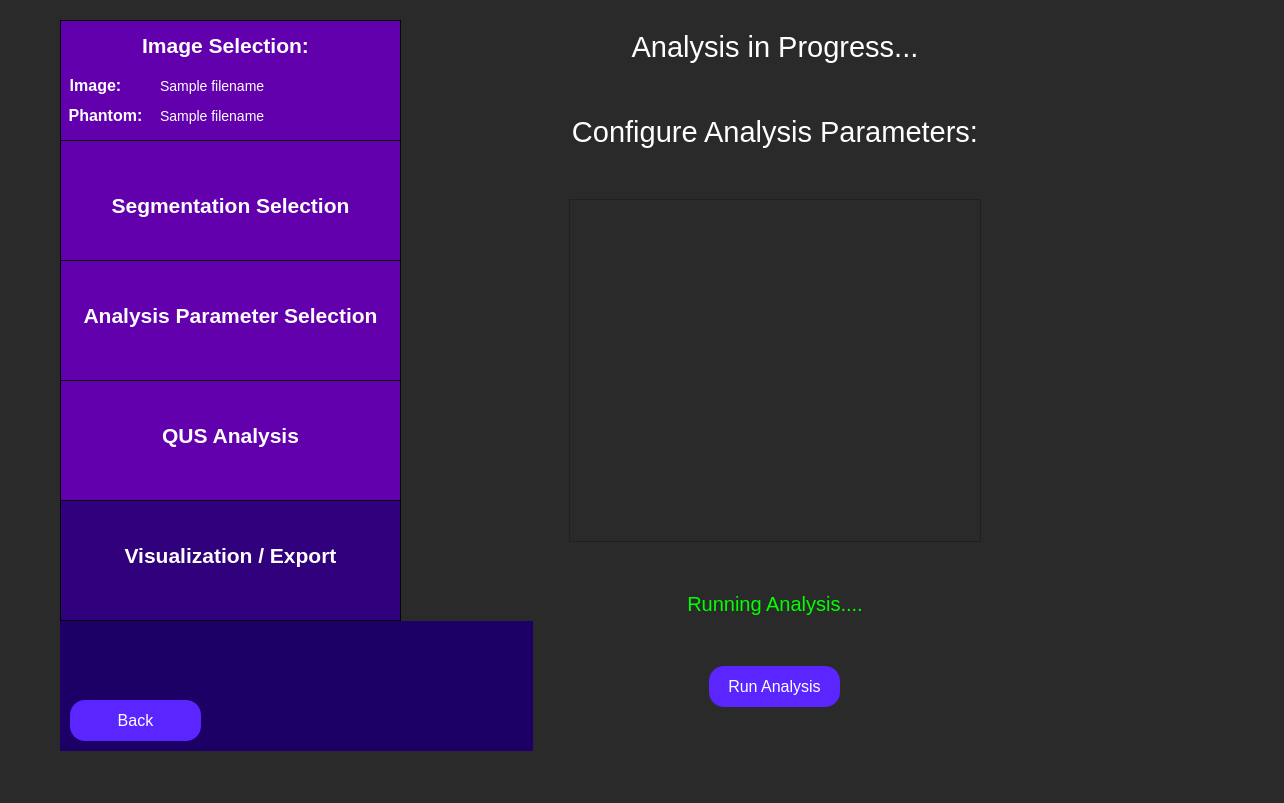
<?xml version="1.0" encoding="UTF-8"?>
<ui version="4.0">
 <class>analysisParams</class>
 <widget class="QWidget" name="analysisParams">
  <property name="geometry">
   <rect>
    <x>0</x>
    <y>0</y>
    <width>1284</width>
    <height>803</height>
   </rect>
  </property>
  <property name="minimumSize">
   <size>
    <width>0</width>
    <height>0</height>
   </size>
  </property>
  <property name="windowTitle">
   <string>Analysis Parameters Configuration</string>
  </property>
  <property name="styleSheet">
   <string notr="true">QWidget {
	background: rgb(42, 42, 42);
}</string>
  </property>
  <widget class="QWidget" name="horizontalLayoutWidget_4">
   <property name="geometry">
    <rect>
     <x>60</x>
     <y>20</y>
     <width>951</width>
     <height>731</height>
    </rect>
   </property>
   <layout class="QHBoxLayout" name="full_screen_layout" stretch="0,0">
    <item>
     <layout class="QVBoxLayout" name="side_bar_layout" stretch="0,0">
      <property name="spacing">
       <number>0</number>
      </property>
      <property name="sizeConstraint">
       <enum>QLayout::SizeConstraint::SetMaximumSize</enum>
      </property>
      <item>
       <widget class="QWidget" name="sidebar" native="true">
        <property name="minimumSize">
         <size>
          <width>341</width>
          <height>601</height>
         </size>
        </property>
        <property name="maximumSize">
         <size>
          <width>241</width>
          <height>601</height>
         </size>
        </property>
        <property name="toolTip">
         <string>&lt;html&gt;&lt;head/&gt;&lt;body&gt;&lt;p&gt;&lt;br/&gt;&lt;/p&gt;&lt;/body&gt;&lt;/html&gt;</string>
        </property>
        <property name="styleSheet">
         <string notr="true">QWidget {
	background-color: rgb(28, 0, 101);
}</string>
        </property>
        <widget class="QFrame" name="imageSelectionSidebar">
         <property name="geometry">
          <rect>
           <x>0</x>
           <y>0</y>
           <width>341</width>
           <height>121</height>
          </rect>
         </property>
         <property name="minimumSize">
          <size>
           <width>341</width>
           <height>121</height>
          </size>
         </property>
         <property name="maximumSize">
          <size>
           <width>341</width>
           <height>121</height>
          </size>
         </property>
         <property name="styleSheet">
          <string notr="true">QFrame {
	background-color: rgb(99, 0, 174);
	border: 1px solid black;
}</string>
         </property>
         <property name="frameShape">
          <enum>QFrame::Shape::StyledPanel</enum>
         </property>
         <property name="frameShadow">
          <enum>QFrame::Shadow::Raised</enum>
         </property>
         <widget class="QLabel" name="imageSelectionLabelSidebar">
          <property name="geometry">
           <rect>
            <x>70</x>
            <y>0</y>
            <width>191</width>
            <height>51</height>
           </rect>
          </property>
          <property name="styleSheet">
           <string notr="true">QLabel {
	font-size: 21px;
	color: rgb(255, 255, 255);
	background-color: rgba(255, 255, 255, 0);
	border: 0px;
	font-weight: bold;
}</string>
          </property>
          <property name="text">
           <string>Image Selection:</string>
          </property>
          <property name="alignment">
           <set>Qt::AlignmentFlag::AlignCenter</set>
          </property>
         </widget>
         <widget class="QLabel" name="imageLabel">
          <property name="geometry">
           <rect>
            <x>-60</x>
            <y>40</y>
            <width>191</width>
            <height>51</height>
           </rect>
          </property>
          <property name="styleSheet">
           <string notr="true">QLabel {
	font-size: 16px;
	color: rgb(255, 255, 255);
	background-color: rgba(255, 255, 255, 0);
	border: 0px;
	font-weight: bold;
}</string>
          </property>
          <property name="text">
           <string>Image:</string>
          </property>
          <property name="alignment">
           <set>Qt::AlignmentFlag::AlignCenter</set>
          </property>
         </widget>
         <widget class="QLabel" name="phantomLabel">
          <property name="geometry">
           <rect>
            <x>-50</x>
            <y>70</y>
            <width>191</width>
            <height>51</height>
           </rect>
          </property>
          <property name="styleSheet">
           <string notr="true">QLabel {
	font-size: 16px;
	color: rgb(255, 255, 255);
	background-color: rgba(255, 255, 255, 0);
	border: 0px;
	font-weight: bold
}</string>
          </property>
          <property name="text">
           <string>Phantom:</string>
          </property>
          <property name="alignment">
           <set>Qt::AlignmentFlag::AlignCenter</set>
          </property>
         </widget>
         <widget class="QLabel" name="image_path_input">
          <property name="geometry">
           <rect>
            <x>100</x>
            <y>40</y>
            <width>241</width>
            <height>51</height>
           </rect>
          </property>
          <property name="styleSheet">
           <string notr="true">QLabel {
	font-size: 14px;
	color: rgb(255, 255, 255);
	background-color: rgba(255, 255, 255, 0);
	border: 0px;
}</string>
          </property>
          <property name="text">
           <string>Sample filename </string>
          </property>
          <property name="alignment">
           <set>Qt::AlignmentFlag::AlignLeading|Qt::AlignmentFlag::AlignLeft|Qt::AlignmentFlag::AlignVCenter</set>
          </property>
         </widget>
         <widget class="QLabel" name="phantom_path_input">
          <property name="geometry">
           <rect>
            <x>100</x>
            <y>70</y>
            <width>241</width>
            <height>51</height>
           </rect>
          </property>
          <property name="styleSheet">
           <string notr="true">QLabel {
	font-size: 14px;
	color: rgb(255, 255, 255);
	background-color: rgba(255, 255, 255, 0);
	border: 0px;
}</string>
          </property>
          <property name="text">
           <string>Sample filename </string>
          </property>
          <property name="alignment">
           <set>Qt::AlignmentFlag::AlignLeading|Qt::AlignmentFlag::AlignLeft|Qt::AlignmentFlag::AlignVCenter</set>
          </property>
         </widget>
        </widget>
        <widget class="QFrame" name="segmentationSidebar">
         <property name="geometry">
          <rect>
           <x>0</x>
           <y>120</y>
           <width>341</width>
           <height>121</height>
          </rect>
         </property>
         <property name="maximumSize">
          <size>
           <width>341</width>
           <height>121</height>
          </size>
         </property>
         <property name="styleSheet">
          <string notr="true">QFrame {
	background-color: rgb(99, 0, 174);
	border: 1px solid black;
}</string>
         </property>
         <property name="frameShape">
          <enum>QFrame::Shape::StyledPanel</enum>
         </property>
         <property name="frameShadow">
          <enum>QFrame::Shadow::Raised</enum>
         </property>
         <widget class="QLabel" name="segmentationSidebarLabel">
          <property name="geometry">
           <rect>
            <x>0</x>
            <y>40</y>
            <width>341</width>
            <height>51</height>
           </rect>
          </property>
          <property name="styleSheet">
           <string notr="true">QLabel {
	font-size: 21px;
	color: rgb(255, 255, 255);
	background-color: rgba(255, 255, 255, 0);
	border: 0px;
	font-weight: bold;
}</string>
          </property>
          <property name="text">
           <string>Segmentation Selection</string>
          </property>
          <property name="alignment">
           <set>Qt::AlignmentFlag::AlignCenter</set>
          </property>
         </widget>
        </widget>
        <widget class="QFrame" name="analysisParamsSidebar">
         <property name="geometry">
          <rect>
           <x>0</x>
           <y>240</y>
           <width>341</width>
           <height>121</height>
          </rect>
         </property>
         <property name="maximumSize">
          <size>
           <width>341</width>
           <height>121</height>
          </size>
         </property>
         <property name="styleSheet">
          <string notr="true">QFrame {
	background-color: rgb(99, 0, 174);
	border: 1px solid black;
}</string>
         </property>
         <property name="frameShape">
          <enum>QFrame::Shape::StyledPanel</enum>
         </property>
         <property name="frameShadow">
          <enum>QFrame::Shadow::Raised</enum>
         </property>
         <widget class="QLabel" name="analysisParamsLabel">
          <property name="geometry">
           <rect>
            <x>0</x>
            <y>30</y>
            <width>341</width>
            <height>51</height>
           </rect>
          </property>
          <property name="styleSheet">
           <string notr="true">QLabel {
	font-size: 21px;
	color: rgb(255, 255, 255);
	background-color: rgba(255, 255, 255, 0);
	border: 0px;
	font-weight:bold;
}</string>
          </property>
          <property name="text">
           <string>Analysis Parameter Selection</string>
          </property>
          <property name="alignment">
           <set>Qt::AlignmentFlag::AlignCenter</set>
          </property>
         </widget>
        </widget>
        <widget class="QFrame" name="rfAnalysisSidebar">
         <property name="geometry">
          <rect>
           <x>0</x>
           <y>360</y>
           <width>341</width>
           <height>121</height>
          </rect>
         </property>
         <property name="minimumSize">
          <size>
           <width>341</width>
           <height>121</height>
          </size>
         </property>
         <property name="maximumSize">
          <size>
           <width>341</width>
           <height>121</height>
          </size>
         </property>
         <property name="styleSheet">
          <string notr="true">QFrame {
	background-color: rgb(99, 0, 174);
	border: 1px solid black;
}</string>
         </property>
         <property name="frameShape">
          <enum>QFrame::Shape::StyledPanel</enum>
         </property>
         <property name="frameShadow">
          <enum>QFrame::Shadow::Raised</enum>
         </property>
         <widget class="QLabel" name="rfAnalysisLabel">
          <property name="geometry">
           <rect>
            <x>0</x>
            <y>30</y>
            <width>341</width>
            <height>51</height>
           </rect>
          </property>
          <property name="styleSheet">
           <string notr="true">QLabel {
	font-size: 21px;
	color: rgb(255, 255, 255);
	background-color: rgba(255, 255, 255, 0);
	border: 0px;
	font-weight: bold;
}</string>
          </property>
          <property name="text">
           <string>QUS Analysis</string>
          </property>
          <property name="alignment">
           <set>Qt::AlignmentFlag::AlignCenter</set>
          </property>
         </widget>
        </widget>
        <widget class="QFrame" name="exportResultsSidebar">
         <property name="geometry">
          <rect>
           <x>0</x>
           <y>480</y>
           <width>341</width>
           <height>121</height>
          </rect>
         </property>
         <property name="minimumSize">
          <size>
           <width>341</width>
           <height>121</height>
          </size>
         </property>
         <property name="maximumSize">
          <size>
           <width>341</width>
           <height>121</height>
          </size>
         </property>
         <property name="styleSheet">
          <string notr="true">QFrame {
	background-color:  rgb(49, 0, 124);
	border: 1px solid black;
}</string>
         </property>
         <property name="frameShape">
          <enum>QFrame::Shape::StyledPanel</enum>
         </property>
         <property name="frameShadow">
          <enum>QFrame::Shadow::Raised</enum>
         </property>
         <widget class="QLabel" name="exportResultsLabel">
          <property name="geometry">
           <rect>
            <x>20</x>
            <y>30</y>
            <width>301</width>
            <height>51</height>
           </rect>
          </property>
          <property name="styleSheet">
           <string notr="true">QLabel {
	font-size: 21px;
	color: rgb(255, 255, 255);
	background-color: rgba(255, 255, 255, 0);
	border: 0px;
	font-weight: bold;
}</string>
          </property>
          <property name="text">
           <string>Visualization / Export</string>
          </property>
          <property name="alignment">
           <set>Qt::AlignmentFlag::AlignCenter</set>
          </property>
         </widget>
        </widget>
       </widget>
      </item>
      <item>
       <widget class="QFrame" name="gridFrame">
        <property name="maximumSize">
         <size>
          <width>341</width>
          <height>16777215</height>
         </size>
        </property>
        <property name="styleSheet">
         <string notr="true">QFrame {
	background-color: rgb(28, 0, 101);
}</string>
        </property>
        <layout class="QGridLayout" name="backButtonGrid" rowstretch="0,0">
         <property name="sizeConstraint">
          <enum>QLayout::SizeConstraint::SetMinAndMaxSize</enum>
         </property>
         <property name="leftMargin">
          <number>10</number>
         </property>
         <property name="topMargin">
          <number>10</number>
         </property>
         <property name="rightMargin">
          <number>10</number>
         </property>
         <property name="bottomMargin">
          <number>10</number>
         </property>
         <item row="0" column="0">
          <spacer name="verticalSpacer">
           <property name="orientation">
            <enum>Qt::Orientation::Vertical</enum>
           </property>
           <property name="sizeHint" stdset="0">
            <size>
             <width>20</width>
             <height>40</height>
            </size>
           </property>
          </spacer>
         </item>
         <item row="1" column="1">
          <spacer name="horizontalSpacer">
           <property name="orientation">
            <enum>Qt::Orientation::Horizontal</enum>
           </property>
           <property name="sizeHint" stdset="0">
            <size>
             <width>40</width>
             <height>20</height>
            </size>
           </property>
          </spacer>
         </item>
         <item row="1" column="0">
          <widget class="QPushButton" name="back_button">
           <property name="minimumSize">
            <size>
             <width>131</width>
             <height>41</height>
            </size>
           </property>
           <property name="maximumSize">
            <size>
             <width>131</width>
             <height>41</height>
            </size>
           </property>
           <property name="styleSheet">
            <string notr="true">QPushButton {
	color: white;
	font-size: 16px;
	background: rgb(90, 37, 255);
	border-radius: 15px;
}</string>
           </property>
           <property name="text">
            <string>Back</string>
           </property>
          </widget>
         </item>
        </layout>
       </widget>
      </item>
     </layout>
    </item>
    <item>
     <layout class="QVBoxLayout" name="analysis_params_layout" stretch="1,1,10,0,1,1">
      <property name="spacing">
       <number>50</number>
      </property>
      <property name="leftMargin">
       <number>30</number>
      </property>
      <property name="topMargin">
       <number>10</number>
      </property>
      <property name="rightMargin">
       <number>30</number>
      </property>
      <property name="bottomMargin">
       <number>10</number>
      </property>
      <item>
       <widget class="QLabel" name="analysis_execution_label">
        <property name="styleSheet">
         <string notr="true">QLabel {
	font-size: 29px;
	color: rgb(255, 255, 255);
	background-color: rgba(255, 255, 255, 0);
}</string>
        </property>
        <property name="text">
         <string>Analysis in Progress...</string>
        </property>
        <property name="textFormat">
         <enum>Qt::TextFormat::AutoText</enum>
        </property>
        <property name="scaledContents">
         <bool>false</bool>
        </property>
        <property name="alignment">
         <set>Qt::AlignmentFlag::AlignCenter</set>
        </property>
        <property name="wordWrap">
         <bool>true</bool>
        </property>
       </widget>
      </item>
      <item>
       <widget class="QLabel" name="analysis_params_label">
        <property name="styleSheet">
         <string notr="true">QLabel {
	font-size: 29px;
	color: rgb(255, 255, 255);
	background-color: rgba(255, 255, 255, 0);
}</string>
        </property>
        <property name="text">
         <string>Configure Analysis Parameters:</string>
        </property>
        <property name="textFormat">
         <enum>Qt::TextFormat::AutoText</enum>
        </property>
        <property name="scaledContents">
         <bool>false</bool>
        </property>
        <property name="alignment">
         <set>Qt::AlignmentFlag::AlignCenter</set>
        </property>
        <property name="wordWrap">
         <bool>true</bool>
        </property>
       </widget>
      </item>
      <item>
       <widget class="QScrollArea" name="params_scroll_area">
        <property name="widgetResizable">
         <bool>true</bool>
        </property>
        <widget class="QWidget" name="params_content">
         <property name="geometry">
          <rect>
           <x>0</x>
           <y>0</y>
           <width>409</width>
           <height>284</height>
          </rect>
         </property>
         <layout class="QVBoxLayout" name="params_layout"/>
        </widget>
       </widget>
      </item>
      <item>
       <widget class="QLabel" name="analysis_running_label">
        <property name="styleSheet">
         <string notr="true">QLabel {
	color: rgb(0, 255, 0);
	font-size: 20px;
	background-color: rgba(255, 255, 255, 0);
}</string>
        </property>
        <property name="text">
         <string>Running Analysis....</string>
        </property>
        <property name="alignment">
         <set>Qt::AlignmentFlag::AlignCenter</set>
        </property>
       </widget>
      </item>
      <item alignment="Qt::AlignmentFlag::AlignHCenter|Qt::AlignmentFlag::AlignVCenter">
       <widget class="QPushButton" name="run_analysis_button">
        <property name="minimumSize">
         <size>
          <width>131</width>
          <height>41</height>
         </size>
        </property>
        <property name="maximumSize">
         <size>
          <width>131</width>
          <height>41</height>
         </size>
        </property>
        <property name="styleSheet">
         <string notr="true">QPushButton {
	color: white;
	font-size: 16px;
	background: rgb(90, 37, 255);
	border-radius: 15px;
}</string>
        </property>
        <property name="text">
         <string>Run Analysis</string>
        </property>
       </widget>
      </item>
      <item>
       <spacer name="verticalSpacer_10">
        <property name="orientation">
         <enum>Qt::Orientation::Vertical</enum>
        </property>
        <property name="sizeHint" stdset="0">
         <size>
          <width>20</width>
          <height>40</height>
         </size>
        </property>
       </spacer>
      </item>
     </layout>
    </item>
   </layout>
  </widget>
 </widget>
 <resources/>
 <connections/>
</ui>
